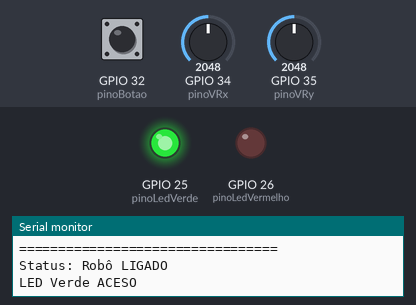
A sketch run on a simulated ESP32. Shown: output pins drawn as LEDs (lit = HIGH), the last lines printed to the serial monitor. The inputs (shaded band) are chosen by the test bench; at power-on: GPIO 32 (pinoBotao) HIGH, GPIO 34 (pinoVRx) = 2048, GPIO 35 (pinoVRy) = 2048.

Above: at 1.2 s.
1.3 s: GPIO 32 (pinoBotao) pulled LOW for 0.15 s
At 2.3 s:
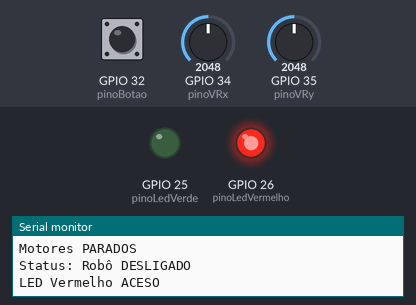
2.9 s: GPIO 32 (pinoBotao) pulled LOW for 1 s
At 3.5 s:
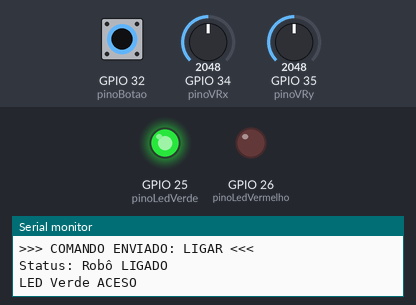
8.4 s: GPIO 32 (pinoBotao) pulled LOW for 3.2 s
At 8.8 s:
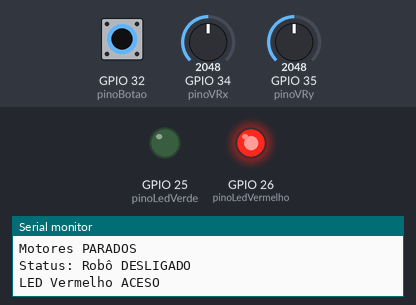
Timing chart, 0 to 11.4 s (numbered marks = the images above; inputs shaded):
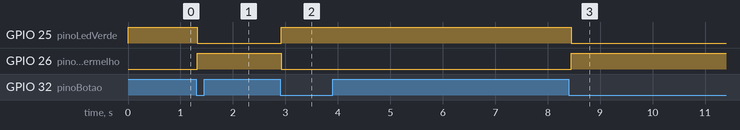

The sketch:

controle_remoto_wokwi.ino
```cpp
// =====================================================
// PROJETO: Controle Remoto ESP32 para Robô Espacial
// =====================================================

// ----------------------
// PINOS DO JOYSTICK
// ----------------------
const int pinoVRx = 34;   // Eixo X
const int pinoVRy = 35;   // Eixo Y

// ----------------------
// PINOS DOS LEDs
// ----------------------
const int pinoLedVerde = 25;
const int pinoLedVermelho = 26;

// ----------------------
// PINO DO BOTÃO
// ----------------------
const int pinoBotao = 32;

// ----------------------
// LIMITES DO JOYSTICK
// ----------------------
// Valores analógicos do ESP32 vão de 0 até 4095

const int limiteInferior = 1000;
const int limiteSuperior = 3000;

// ----------------------
// VARIÁVEIS DE ESTADO
// ----------------------
bool roboLigado = true;

bool ultimoEstadoBotao = HIGH;

String ultimoComando = "";

// =====================================================
// SETUP
// =====================================================

void setup() {

  Serial.begin(115200);

  // ----------------------
  // CONFIGURAÇÃO DOS PINOS
  // ----------------------

  pinMode(pinoVRx, INPUT);
  pinMode(pinoVRy, INPUT);

  pinMode(pinoLedVerde, OUTPUT);
  pinMode(pinoLedVermelho, OUTPUT);

  // INPUT_PULLUP:
  // botão pressionado = LOW
  // botão solto = HIGH

  pinMode(pinoBotao, INPUT_PULLUP);

  // ----------------------
  // MENSAGENS INICIAIS
  // ----------------------

  Serial.println("=================================");
  Serial.println("CONTROLE REMOTO ESP32 INICIADO");
  Serial.println("=================================");

  Serial.println("Status: Robô LIGADO");
  Serial.println("LED Verde ACESO");

  atualizarLEDs();
}

// =====================================================
// LOOP PRINCIPAL
// =====================================================

void loop() {

  lerBotaoDesligar();

  processarJoystick();

  delay(50);
}

// =====================================================
// FUNÇÃO: BOTÃO DE DESLIGAR
// =====================================================

void lerBotaoDesligar() {

  bool estadoAtual = digitalRead(pinoBotao);

  // Detecta clique do botão
  if (ultimoEstadoBotao == HIGH && estadoAtual == LOW) {

    // Alterna estado do robô
    roboLigado = !roboLigado;

    // ----------------------
    // ROBÔ DESLIGADO
    // ----------------------

    if (!roboLigado) {

      Serial.println();
      Serial.println(">>> COMANDO ENVIADO: DESLIGAR <<<");

      Serial.println("Motores PARADOS");
      Serial.println("Status: Robô DESLIGADO");
      Serial.println("LED Vermelho ACESO");
    }

    // ----------------------
    // ROBÔ LIGADO
    // ----------------------

    else {

      Serial.println();
      Serial.println(">>> COMANDO ENVIADO: LIGAR <<<");

      Serial.println("Status: Robô LIGADO");
      Serial.println("LED Verde ACESO");
    }

    atualizarLEDs();

    delay(200); // debounce
  }

  ultimoEstadoBotao = estadoAtual;
}

// =====================================================
// FUNÇÃO: CONTROLE DOS LEDs
// =====================================================

void atualizarLEDs() {

  if (roboLigado) {

    digitalWrite(pinoLedVerde, HIGH);
    digitalWrite(pinoLedVermelho, LOW);
  }

  else {

    digitalWrite(pinoLedVerde, LOW);
    digitalWrite(pinoLedVermelho, HIGH);
  }
}

// =====================================================
// FUNÇÃO: PROCESSAR JOYSTICK
// =====================================================

void processarJoystick() {

  // Se robô desligado, não envia comandos
  if (!roboLigado) {
    return;
  }

  // Leitura analógica
  int valorX = analogRead(pinoVRx);
  int valorY = analogRead(pinoVRy);

  String comando = "";

  // =================================================
  // MOVIMENTOS
  // =================================================

  // FRENTE
  if (valorY < limiteInferior) {

    comando = "Frente";
  }

  // TRÁS
  else if (valorY > limiteSuperior) {

    comando = "Trás";
  }

  // ESQUERDA
  else if (valorX < limiteInferior) {

    comando = "Esquerda";
  }

  // DIREITA
  else if (valorX > limiteSuperior) {

    comando = "Direita";
  }

  // =================================================
  // ENVIA SOMENTE SE O COMANDO MUDAR
  // =================================================

  if (comando != "" && comando != ultimoComando) {

    Serial.println();
    Serial.println("Comando enviado: " + comando);

    // Simulação lógica dos motores
    if (comando == "Frente") {

      Serial.println("Motores: Frente");
    }

    else if (comando == "Trás") {

      Serial.println("Motores: Ré");
    }

    else if (comando == "Esquerda") {

      Serial.println("Motor direito ATIVO");
    }

    else if (comando == "Direita") {

      Serial.println("Motor esquerdo ATIVO");
    }

    ultimoComando = comando;
  }

  // =================================================
  // JOYSTICK VOLTOU AO CENTRO
  // =================================================

  if (comando == "") {

    ultimoComando = "";
  }
}
```

Measured:
- after the input at 1.3 s, GPIO 25 (pinoLedVerde): HIGH → LOW at once; GPIO 26 (pinoLedVermelho): LOW → HIGH at once
- after the input at 2.9 s, GPIO 25 (pinoLedVerde): LOW → HIGH at once; GPIO 26 (pinoLedVermelho): HIGH → LOW at once
- after the input at 8.4 s, GPIO 25 (pinoLedVerde): HIGH → LOW after 0.05 s; GPIO 26 (pinoLedVermelho): LOW → HIGH after 0.05 s
